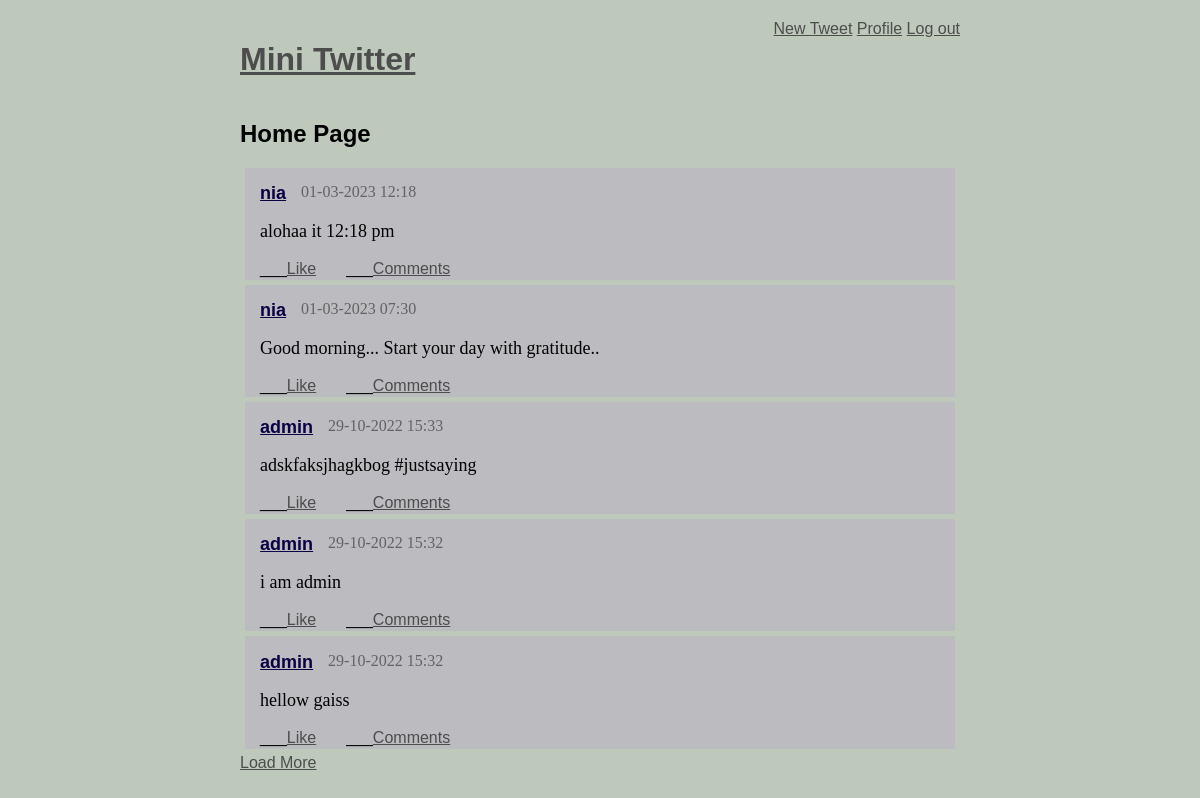
Screenshot of / (signed in) with the database file from the repository.
### models.py (models this page shows, shortened)
class BaseModel(Model):
    class Meta:
        database = database

class Message(BaseModel):
    user          = ForeignKeyField(User, backref = 'messages')
    content       = TextField()
    published_at  = DateTimeField(default=datetime.datetime.now())

class User(BaseModel):
    username = CharField(unique = True)
    password = CharField()
    email    = CharField(unique = True)
    join_at  = DateTimeField(default=datetime.datetime.now())
    def following(self):
        return(User.select()
                   .join(Relationship, on=Relationship.to_user)
                   .where(Relationship.from_user == self)
                   .order_by(User.username))

### routes.py (the view)
@app.route('/')
@login_required
def home():
    user = get_current_user()
    messages = (Message.select()
                        .where((Message.user << user.following()) |
                                (Message.user == user.id))
                        .order_by(Message.published_at.desc()).limit(5)
    )
    return render_template('index.html', messages=messages)

### routes.py (called while the page is built)
@app.before_request
def before_request():
    database.connect()

@app.after_request
def after_request(response):
    database.close()
    return response

def get_current_user():
    if session.get('logged_in'):
        return User.get(User.id == session['user_id'])

def login_required(f):
    @wraps(f)
    def decorated_function(*args, **kwargs):
        if not session.get('logged_in'):
            return redirect(url_for('login'))
        return f(*args, **kwargs)
    return decorated_function

@app.context_processor
def _inject_user():
    return{'active_user': get_current_user()}

### templates/index.html (shortened to what this page needs)
{% extends "layout.html" %}
{% block body %}
    <h2>Home Page</h2>
    <div id="addHere">
        {% for message in messages %}
        <div id="tweets">
            <div class='content'>
                <div class="row">
                    <div class="col">
                            <strong><a class="name" href="{{url_for('user_profile', username=message.user.username)}}">
                                {{ message.user.username}}</a></strong>
                    </div>
                    <div class="col-time">{{ message.published_at.strftime('%d-%m-%Y %H:%M') }}
                    </div>
                </div>
                <p class="status"> {{ message.content }}</p>
                <div class="row">
                    <div class="col">
                        ___<a href="#">Like</a>
                    </div>
                    <div class="col">
                        ___<a href="#">Comments</a>
                    </div>
                </div>
            </div>
        </div>
        {% endfor %}
    </div>
    <a href="#" id="loadMoreBtn" data-id=2>Load More</a>
{% endblock %}

### static/style.css (style rules this page uses)
body { background-color: rgb(190, 201, 188); margin: 0 auto; margin-top: 20px; width: 60%; font-family: sans-serif; }
a { color: rgb(77, 77, 77); }
#tweets { background-color: rgb(187, 187, 192); margin: 5px; padding: 0.1px; }
.status { font-family: 'Times New Roman', Times; font-size: large; }
.name { color: rgb(10, 0, 68); width: 50px; font-size: large; }
.row { display: -webkit-box; display: -webkit-flex; display: -ms-flexbox; display: flex; -webkit-flex-wrap: wrap; -ms-flex-wrap: wrap; flex-wrap: wrap; margin-right: -15px; margin-left: -15px; }
.col { position: relative; width: relative; height: 20px; padding-right: 15px; padding-left: 15px; }
.col-time { position: relative; width: relative; height: 20px; color: rgb(100, 98, 98); font-family: 'Franklin Gothic Medium'; }
.content { padding-right: 15px; padding-left: 15px; padding-top: 15px; }

### rows the page displays
Message: user.username "nia", published_at "01-03-2023 12:18", content "alohaa it 12:18 pm"
Message: user.username "nia", published_at "01-03-2023 07:30", content "Good morning... Start your day with gratitude.."
Message: user.username "admin", published_at "29-10-2022 15:33", content "adskfaksjhagkbog #justsaying"
Message: user.username "admin", published_at "29-10-2022 15:32", content "i am admin"
Message: user.username "admin", published_at "29-10-2022 15:32", content "hellow gaiss"
